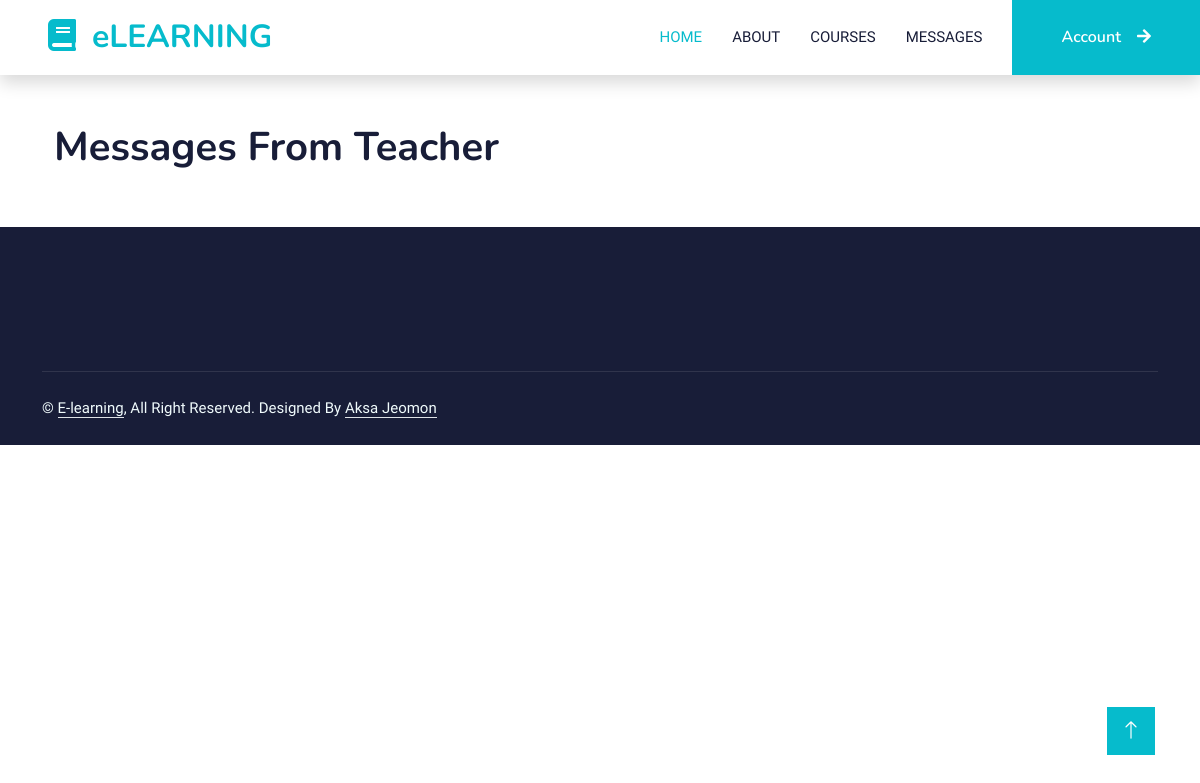
Before: /messages_student with the older database file.
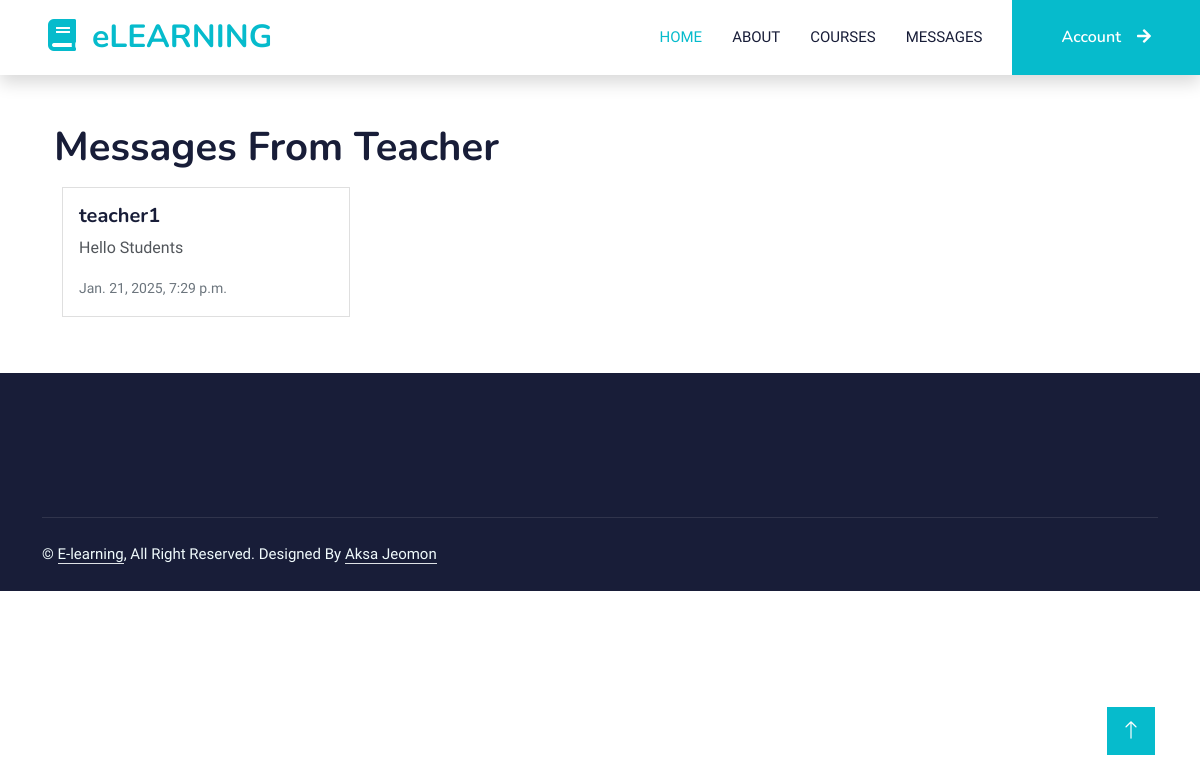
After: the same page with the newer database file.
### home/models.py (models this page shows)
class MessageStudent(models.Model):
  user = models.ForeignKey(User, on_delete=models.CASCADE, related_name='messages')
  content = models.TextField()
  timestamp = models.DateTimeField(auto_now_add=True)

### home/views.py (the view)
# urls.py: path("messages_student",views.messages_student,name="messages_student"),
def messages_student(request):
    messages_student = MessageStudent.objects.all()
    return render(request,"messages_student.html", {"messages_student": messages_student})

### templates/messages_student.html
{% extends 'index.html' %}
{% block content %}
<div class="container mt-5">
    <div class="container">
        <h1>Messages From Teacher</h1>
        <div class="d-flex flex-wrap">
            {% for message in messages_student %}
                <div class="card m-2" style="width: 18rem;">
                    <div class="card-body">
                        <h5 class="card-title">{{ message.user.username }}</h5>
                        <p class="card-text">{{ message.content }}</p>
                        <p class="card-text"><small class="text-muted">{{ message.timestamp }}</small></p>
                    </div>
                </div>
            {% endfor %}
        </div>
    </div>
</div>
{% endblock %}

### templates/index.html (shortened to what this page needs)
<!DOCTYPE html>
{% load static %}
<html lang="en">
<head>
    <link rel="stylesheet" href="https://cdn.jsdelivr.net/npm/bootstrap-icons@1.11.3/font/bootstrap-icons.min.css">
    <link href="https://cdnjs.cloudflare.com/ajax/libs/font-awesome/5.10.0/css/all.min.css" rel="stylesheet">
    <link href="https://cdn.jsdelivr.net/npm/bootstrap-icons@1.4.1/font/bootstrap-icons.css" rel="stylesheet">
    <link href="{%static 'lib/animate/animate.min.css' %}" rel="stylesheet">
    <link href="{%static 'lib/owlcarousel/assets/owl.carousel.min.css' %}" rel="stylesheet">
    <link href="{%static 'css/bootstrap.min.css' %}" rel="stylesheet">
    <link href="{%static 'css/style.css' %}" rel="stylesheet">
</head>
<body>
    <nav class="navbar navbar-expand-lg bg-white navbar-light shadow sticky-top p-0">
        <a href="{%url 'HomePage' %}" class="navbar-brand d-flex align-items-center px-4 px-lg-5">
            <h2 class="m-0 text-primary"><i class="fa fa-book me-3"></i>eLEARNING</h2>
        </a>
        <div class="collapse navbar-collapse" id="navbarCollapse">
            <div class="navbar-nav ms-auto p-4 p-lg-0">
                <a href="{%url 'HomePage' %}" class="nav-item nav-link active">Home</a>
                <a href="{%url 'HomePage' %}#about" class="nav-item nav-link">About</a>
                <a href="{%url 'course' %}" class="nav-item nav-link">Courses</a>
                <a href="{%url 'messages_student' %}" class="nav-item nav-link">Messages</a>
            </div>
            {% if request.user.is_authenticated %}
            <a href="{%url 'SignOut' %}" class="btn btn-primary py-4 px-lg-5 d-none d-lg-block">{{request.user}} <small style="font-size: x-small;">(logout)</small><i class="fa fa-arrow-right ms-3"></i></a>
            {% else %}
            <a href="{%url 'SignIn' %}" class="btn btn-primary py-4 px-lg-5 d-none d-lg-block">Account<i class="fa fa-arrow-right ms-3"></i></a>
            {% endif %}
        </div>
    </nav>
{% block content %}{% endblock %}
    <div class="container-fluid bg-dark text-light footer pt-5 mt-5 wow fadeIn" data-wow-delay="0.1s">
        <div class="container py-5">
        </div>
        <div class="container">
            <div class="copyright">
                <div class="row">
                    <div class="col-md-6 text-center text-md-start mb-3 mb-md-0">
                        &copy; <a class="border-bottom" href="#">E-learning</a>, All Right Reserved.
                        Designed By <a class="border-bottom" href="">Aksa Jeomon</a>
                    </div>
                    <div class="col-md-6 text-center text-md-end">
                    </div>
                </div>
            </div>
        </div>
    </div>
    <a href="#" class="btn btn-lg btn-primary btn-lg-square back-to-top"><i class="bi bi-arrow-up"></i></a>
</body>
</html>

### static/css/style.css (style rules this page uses)
:root { --primary: #06BBCC; --light: #F0FBFC; --dark: #181d38; }
.back-to-top { position: fixed; display: none; right: 45px; bottom: 45px; z-index: 99; }
.btn { font-family: 'Nunito', sans-serif; font-weight: 600; transition: .5s; }
.btn.btn-primary, .btn.btn-secondary { color: #FFFFFF; }
.btn-lg-square { width: 48px; height: 48px; }
.btn-square, .btn-sm-square, .btn-lg-square { padding: 0; display: flex; align-items: center; justify-content: center; font-weight: normal; border-radius: 0px; }
.navbar-light .navbar-nav .nav-link { margin-right: 30px; padding: 25px 0; color: #FFFFFF; font-size: 15px; text-transform: uppercase; outline: none; }
.navbar-light .navbar-nav .nav-link:hover, .navbar-light .navbar-nav .nav-link.active { color: var(--primary); }
.navbar-light .navbar-brand, .navbar-light a.btn { height: 75px; }
.navbar-light .navbar-nav .nav-link { color: var(--dark); font-weight: 500; }
.navbar-light.sticky-top { top: -100px; transition: .5s; }
.footer .copyright { padding: 25px 0; font-size: 15px; border-top: 1px solid rgba(256, 256, 256, .1); }
.footer .copyright a { color: var(--light); }

Changed rows visible on the page:
added MessageStudent: user.username "teacher1", content "Hello Students", timestamp "Jan. 21, 2025, 7:29 p.m."
